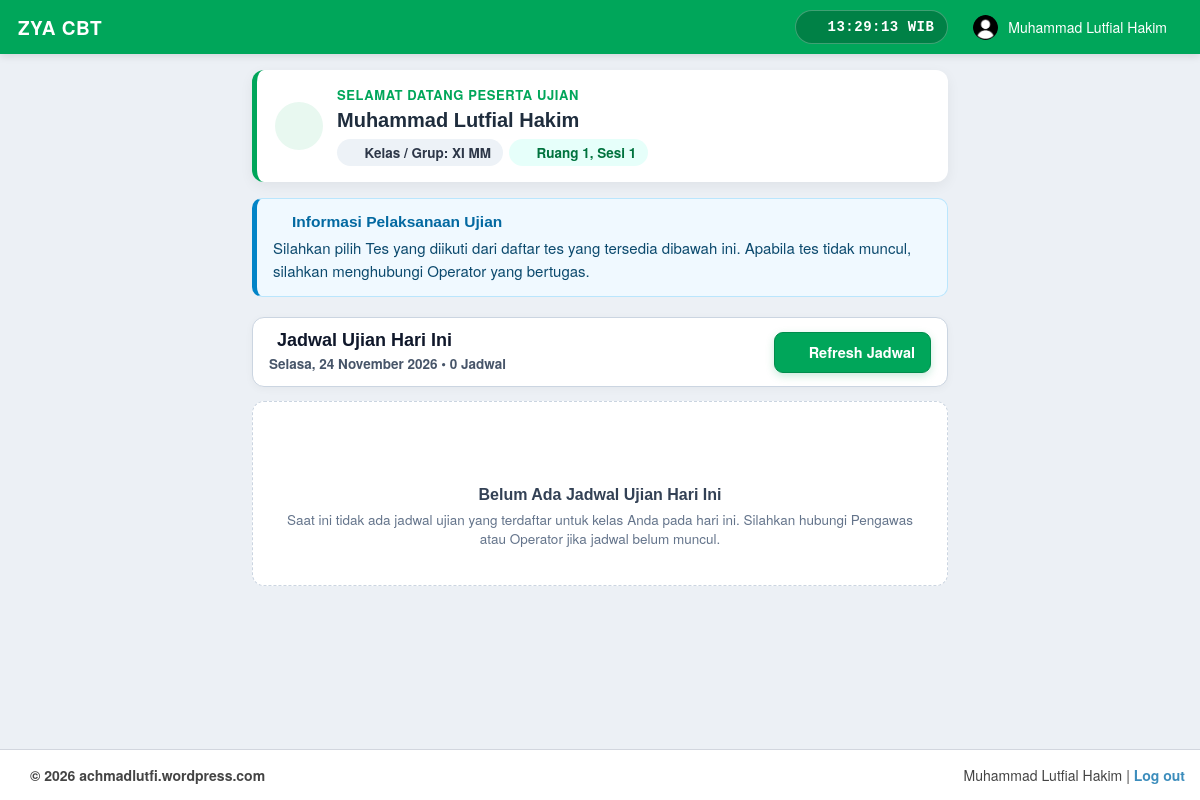
The page /index.php/tes_dashboard (signed in) on the database its author committed.
### tables this page shows
CREATE TABLE `cbt_user` (
  `user_id` bigint(20) UNSIGNED NOT NULL,
  `user_login` int(11) NOT NULL DEFAULT 0 COMMENT ' 	0=Tidak Login, 1=Login ',
  `user_login_date` date DEFAULT NULL,
  `user_grup_id` bigint(20) UNSIGNED NOT NULL,
  `user_name` varchar(255) NOT NULL,
  `user_password` varchar(255) NOT NULL,
  `user_email` varchar(255) DEFAULT NULL,
  `user_regdate` timestamp NOT NULL DEFAULT current_timestamp(),
  `user_ip` varchar(39) DEFAULT NULL,
  `user_firstname` varchar(255) DEFAULT NULL,
  `user_birthdate` date DEFAULT NULL,
  `user_birthplace` varchar(255) DEFAULT NULL,
  `user_level` smallint(3) UNSIGNED NOT NULL DEFAULT 1,
  `user_detail` varchar(25) DEFAULT NULL
);

### application/libraries/Template.php (called while the page is built, shortened)
<?php  if ( ! defined('BASEPATH')) exit('No direct script access allowed');
	class Template{
		protected $_ci;
		function __construct(){
			$this->_ci=&get_instance();
            $this->_ci->load->library('access');
            $this->_ci->load->model('users_model');
			$this->_ci->load->model('cbt_konfigurasi_model');
		}
		function display_tes($template, $title, $data=null){
			$query = $this->_ci->cbt_konfigurasi_model->get_by_kolom_limit('konfigurasi_kode', 'cbt_nama', 1);
			if($query->num_rows()>0){
				$data['site_name']=$query->row()->konfigurasi_isi;
			}else{
				$data['site_name']=$this->_ci->config->item('site_name');
			}
			$data['site_version']=$this->_ci->config->item('site_version');
			$data['content']=$this->_ci->load->view($template,$data,true);
			$data['title']=$title;
			$this->_ci->load->view('template/template_tes.php',$data);
		}
	}
?>

### application/controllers/Tes_dashboard.php (called while the page is built, shortened)
<?php if ( ! defined('BASEPATH')) exit('No direct script access allowed');
class Tes_dashboard extends Tes_Controller {
	private $kelompok = 'ujian';
	private $url = 'tes_dashboard';
    public function index(){
        $data['nama'] = $this->access_tes->get_nama();
        $data['group'] = $this->access_tes->get_group();
        $data['url'] = $this->url;
        $data['timestamp'] = strtotime(date('Y-m-d H:i:s'));
        $username = $this->access_tes->get_username();
        $data['username'] = $username;
        $data['user_detail'] = '';
		$query_user = $this->cbt_user_model->get_by_kolom_limit('user_name', $username, 1);
		if($query_user->num_rows()>0){
			$user_row = $query_user->row();
			$data['user_detail'] = $user_row->user_detail;
		}
		$daftar_tes = array();
		$data['daftar_tes'] = $daftar_tes;
		$query_info = $this->cbt_konfigurasi_model->get_by_kolom_limit('konfigurasi_kode', 'cbt_informasi', 1);
		if($query_info->num_rows()>0){
			$query_info = $query_info->row();
			$data['informasi'] = $query_info->konfigurasi_isi;
		}
        $this->template->display_tes($this->kelompok.'/tes_dashboard_view', 'Dashboard', $data);
    }
}

### index.php (called while the page is built, shortened)
<?php
require_once BASEPATH.'core/CodeIgniter.php';

### application/libraries/Access_tes.php (called while the page is built, shortened)
<?php  if ( ! defined('BASEPATH')) exit('No direct script access allowed');
class Access_tes{
	function __construct(){
		$this->CI =& get_instance();
	}
	function get_username(){
		return $this->CI->session->userdata('cbt_tes_user_id');
	}
}

### application/models/Cbt_user_model.php (called while the page is built, shortened)
<?php  if ( ! defined('BASEPATH')) exit('No direct script access allowed');
class Cbt_user_model extends CI_Model{
	public $table = 'cbt_user';
	function get_by_kolom_limit($kolom, $isi, $limit){
        $this->db->select('user_id,user_grup_id,user_name,user_password,user_email,user_firstname,user_detail,user_regdate')
                 ->where($kolom, $isi)
                 ->from($this->table)
				 ->limit($limit);
        return $this->db->get();
    }
}

### application/views/template/template_tes.php (the view, shortened to what this page needs)
<!DOCTYPE html>
<html>
  <head>
    <link href="<?php echo base_url(); ?>public/bootstrap/css/bootstrap.min.css" rel="stylesheet" type="text/css" />
    <link href="<?php echo base_url(); ?>public/plugins/font-awesome/css/font-awesome.min.css" rel="stylesheet" type="text/css" />
    <link href="<?php echo base_url(); ?>public/plugins/adminlte/css/AdminLTE.css" rel="stylesheet" type="text/css" />
    <link href="<?php echo base_url(); ?>public/plugins/adminlte/css/skins/_all-skins.min.css" rel="stylesheet" type="text/css" />
    <link href="<?php echo base_url(); ?>public/plugins/pnotify/pnotify.custom.min.css" rel="stylesheet" type="text/css" />
    <link href="<?php echo base_url(); ?>public/plugins/datatables/dataTables.bootstrap.css" rel="stylesheet" type="text/css" />
    <link href="<?php echo base_url(); ?>public/plugins/datatables/extensions/Responsive/css/dataTables.responsive.css" rel="stylesheet" type="text/css" />
  </head>
  <body class="skin-green layout-top-nav">
    <div class="wrapper">
      <header class="main-header">
        <nav class="navbar navbar-static-top">
          <div class="container cbt-topbar">
            <a href="<?php echo base_url(); ?>" class="cbt-brand">
              <b>ZYA CBT</b>
            </a>
            <div class="navbar-custom-menu cbt-right-nav">
                <div class="cbt-clock-badge" title="Waktu Server">
                  <i class="fa fa-clock-o"></i>
                  <span id="timestamp"><?php echo date('H:i:s', !empty($timestamp) ? $timestamp : time()); ?> WIB</span>
                </div>
                <ul class="nav navbar-nav" style="margin: 0;">
                  <li class="dropdown user user-menu">
                    <a href="#" class="dropdown-toggle" data-toggle="dropdown">
                      <img src="<?php echo base_url(); ?>public/images/avatar.png" class="user-image" alt="User Image" />
                      <span class="hidden-xs"><?php if(!empty($nama)){ echo htmlspecialchars((string)$nama, ENT_QUOTES, 'UTF-8'); }else{ echo 'User Tes'; } ?></span>
                    </a>
                  </li>
                </ul>
              </div>
          </div>
        </nav>
      </header>
      <div class="content-wrapper">
            <?php
            if(!empty($content)){
                echo $content;
            }
            ?>
      </div>
      <footer class="main-footer no-print">
        <div class="pull-right hidden-xs">
          <?php if(!empty($nama)){ echo htmlspecialchars((string)$nama, ENT_QUOTES, 'UTF-8'); } ?> | <strong> <a href="<?php echo site_url(); ?>/welcome/logout" >Log out</a></strong>
        </div>
        <div class="container">
          <strong>&copy; 2026 achmadlutfi.wordpress.com</strong>
        </div>
      </footer>
    </div>
  </body>
</html>

### application/views/ujian/tes_dashboard_view.php (shortened to what this page needs)
<div class="container">
	<div class="cbt-dash-wrap">
		<div class="cbt-profile-card">
			<div class="cbt-profile-main">
				<div class="cbt-profile-avatar">
					<i class="fa fa-graduation-cap"></i>
				</div>
				<div>
					<p class="cbt-profile-greeting">Selamat Datang Peserta Ujian</p>
					<h1 class="cbt-profile-name"><?php if(!empty($nama)){ echo htmlspecialchars($nama, ENT_QUOTES, 'UTF-8'); } ?></h1>
					<div class="cbt-profile-badges">
						<?php if(!empty($group)){ ?>
						<span class="cbt-badge cbt-badge-class">
							<i class="fa fa-users"></i> Kelas / Grup: <?php echo htmlspecialchars($group, ENT_QUOTES, 'UTF-8'); ?>
						</span>
						<?php } ?>
						<?php if(!empty($user_detail)){ ?>
						<span class="cbt-badge cbt-badge-room">
							<i class="fa fa-map-marker"></i> <?php echo htmlspecialchars($user_detail, ENT_QUOTES, 'UTF-8'); ?>
						</span>
						<?php } ?>
					</div>
				</div>
			</div>
		</div>
		<div class="cbt-info-card">
			<h4 class="cbt-info-title"><i class="fa fa-info-circle"></i> Informasi Pelaksanaan Ujian</h4>
			<div class="cbt-info-body">
				<?php
				if(!empty($informasi)){
					echo $informasi;
				}else{
					echo '<p>Silahkan pilih Tes yang diikuti dari daftar tes yang tersedia dibawah ini. Apabila tes tidak muncul, silahkan menghubungi Operator yang bertugas.</p>';
				}
				?>
			</div>
		</div>
		<?php
			$hari_indo = array('Sunday'=>'Minggu','Monday'=>'Senin','Tuesday'=>'Selasa','Wednesday'=>'Rabu','Thursday'=>'Kamis','Friday'=>'Jumat','Saturday'=>'Sabtu');
			$bulan_indo = array(1=>'Januari',2=>'Februari',3=>'Maret',4=>'April',5=>'Mei',6=>'Juni',7=>'Juli',8=>'Agustus',9=>'September',10=>'Oktober',11=>'November',12=>'Desember');
			$nama_hari = isset($hari_indo[date('l')]) ? $hari_indo[date('l')] : date('l');
			$nama_bulan = isset($bulan_indo[(int)date('n')]) ? $bulan_indo[(int)date('n')] : date('F');
			$tanggal_hari_ini = $nama_hari . ', ' . date('d') . ' ' . $nama_bulan . ' ' . date('Y');
		?>
		<div class="cbt-section-header">
			<div>
				<h2 class="cbt-section-title">
					<i class="fa fa-calendar-check-o" style="color: #00a65a;"></i> Jadwal Ujian Hari Ini
				</h2>
				<p class="cbt-section-date">
					<?php echo $tanggal_hari_ini; ?> &bull; <b><?php echo !empty($daftar_tes) ? count($daftar_tes) : 0; ?> Jadwal</b>
				</p>
			</div>
			<button type="button" onclick="window.location.reload();" class="cbt-btn-refresh">
				<i class="fa fa-refresh"></i> Refresh Jadwal
			</button>
		</div>
		<?php if(!empty($daftar_tes)){ ?>
			<?php foreach($daftar_tes as $tes){
				$cat_class = 'is-pg';
				$badge_class = 'cbt-type-pg';
				if(isset($tes->exam_category) && $tes->exam_category === 'essay'){
					$cat_class = 'is-essay';
					$badge_class = 'cbt-type-essay';
				}elseif(isset($tes->exam_category) && $tes->exam_category === 'mixed'){
					$cat_class = 'is-mixed';
					$badge_class = 'cbt-type-mixed';
				}
				$cat_label = !empty($tes->category_label) ? $tes->category_label : 'PILIHAN GANDA';
				$cat_icon = !empty($tes->category_icon) ? $tes->category_icon : 'fa-list-ul';
				$jml_soal = isset($tes->total_soal) ? (int)$tes->total_soal : 0;
			?>
				<div class="cbt-test-card <?php echo $cat_class; ?> <?php echo ($tes->status_type === 'upcoming') ? 'is-upcoming' : ''; ?>">
					<div class="cbt-test-card-badges">
						<span class="cbt-type-badge <?php echo $badge_class; ?>">
							<i class="fa <?php echo $cat_icon; ?>"></i>
							<?php echo htmlspecialchars($cat_label, ENT_QUOTES, 'UTF-8'); ?>
							<?php if($jml_soal > 0){ echo ' &bull; ' . $jml_soal . ' SOAL'; } ?>
						</span>
						<?php if($tes->status_type === 'ready'){ ?>
							<span class="cbt-status-pill cbt-status-ready">
								<i class="fa fa-circle" style="font-size: 8px;"></i> Siap Dikerjakan
							</span>
						<?php }elseif($tes->status_type === 'ongoing'){ ?>
							<span class="cbt-status-pill cbt-status-ongoing">
								<i class="fa fa-clock-o"></i> Sedang Berlangsung
							</span>
						<?php }elseif($tes->status_type === 'upcoming'){ ?>
							<span class="cbt-status-pill cbt-status-upcoming">
								<i class="fa fa-lock"></i> Menunggu Jam Buka
							</span>
						<?php }elseif($tes->status_type === 'expired'){ ?>
							<span class="cbt-status-pill cbt-status-expired">
								<i class="fa fa-times-circle"></i> Sesi Berakhir
							</span>
						<?php }else{ ?>
							<span class="cbt-status-pill cbt-status-done">
								<i class="fa fa-check-circle"></i> Selesai Dikerjakan
							</span>
						<?php } ?>
					</div>
					<div class="cbt-test-card-top">
						<h3 class="cbt-test-title"><?php echo htmlspecialchars($tes->tes_nama, ENT_QUOTES, 'UTF-8'); ?></h3>
						<?php if(!empty($tes->tes_detail) && $tes->tes_detail !== $tes->tes_nama){ ?>
							<p class="cbt-test-sub"><?php echo htmlspecialchars($tes->tes_detail, ENT_QUOTES, 'UTF-8'); ?></p>
						<?php } ?>
					</div>
					<div class="cbt-test-meta">
						<div class="cbt-meta-item">
							<span class="cbt-meta-label"><i class="fa fa-clock-o"></i> Jam Sesi Ujian</span>
							<span class="cbt-meta-value" style="color: #0369a1;">
								<?php echo date('H:i', strtotime($tes->tes_begin_time)); ?> &ndash; <?php echo date('H:i', strtotime($tes->tes_end_time)); ?> WIB
							</span>
						</div>
						<div class="cbt-meta-item">
							<span class="cbt-meta-label"><i class="fa fa-hourglass-half"></i> Waktu Pengerjaan</span>
							<span class="cbt-meta-value" style="color: #00733e;">
								<?php echo (int)$tes->tes_duration_time; ?> Menit
							</span>
						</div>
						<?php if($tes->nilai !== '' && $tes->nilai !== null){ ?>
						<div class="cbt-score-banner">
							<span><i class="fa fa-trophy" style="color: #d97706;"></i> Nilai Hasil Ujian</span>
							<span style="color: #00733e; font-size: 18px;"><?php echo htmlspecialchars($tes->nilai, ENT_QUOTES, 'UTF-8'); ?></span>
						</div>
						<?php } ?>
					</div>
					<?php if(!empty($tes->action_url)){ ?>
						<?php if($tes->status_type === 'ready'){ ?>
							<?php if(isset($tes->exam_category) && $tes->exam_category === 'essay'){ ?>
								<a href="<?php echo $tes->action_url; ?>" class="btn btn-primary btn-flat cbt-btn-action cbt-btn-action-essay">
									<i class="fa fa-pencil-square-o" style="font-size: 19px;"></i> <?php echo htmlspecialchars($tes->action_text, ENT_QUOTES, 'UTF-8'); ?>
								</a>
							<?php }else{ ?>
								<a href="<?php echo $tes->action_url; ?>" class="btn btn-success btn-flat cbt-btn-action">
									<i class="fa fa-play-circle" style="font-size: 19px;"></i> <?php echo htmlspecialchars($tes->action_text, ENT_QUOTES, 'UTF-8'); ?>
								</a>
							<?php } ?>
						<?php }elseif($tes->status_type === 'ongoing'){ ?>
							<a href="<?php echo $tes->action_url; ?>" class="btn btn-warning btn-flat cbt-btn-action cbt-btn-action-ongoing">
								<i class="fa fa-refresh" style="font-size: 18px;"></i> <?php echo htmlspecialchars($tes->action_text, ENT_QUOTES, 'UTF-8'); ?>
							</a>
						<?php }else{ ?>
							<a href="<?php echo $tes->action_url; ?>" class="btn btn-default btn-flat cbt-btn-action" style="box-shadow: none; border: 1.5px solid #cbd5e1;">
								<i class="fa fa-eye"></i> <?php echo htmlspecialchars($tes->action_text, ENT_QUOTES, 'UTF-8'); ?>
							</a>
						<?php } ?>
					<?php }else{ ?>
						<?php if($tes->status_type === 'upcoming'){ ?>
							<div class="cbt-btn-locked cbt-btn-locked-upcoming">
								<i class="fa fa-lock" style="font-size: 18px;"></i>
								<span><?php echo htmlspecialchars($tes->action_text, ENT_QUOTES, 'UTF-8'); ?></span>
							</div>
						<?php }elseif($tes->status_type === 'expired'){ ?>
							<div class="cbt-btn-locked cbt-btn-locked-expired">
								<i class="fa fa-ban" style="font-size: 18px;"></i>
								<span><?php echo htmlspecialchars($tes->action_text, ENT_QUOTES, 'UTF-8'); ?></span>
							</div>
						<?php }else{ ?>
							<div class="cbt-btn-locked cbt-btn-locked-done">
								<i class="fa fa-check-circle" style="font-size: 18px;"></i>
								<span><?php echo !empty($tes->action_text) ? htmlspecialchars($tes->action_text, ENT_QUOTES, 'UTF-8') : 'UJIAN TELAH SELESAI DIKERJAKAN'; ?></span>
							</div>
						<?php } ?>
					<?php } ?>
				</div>
			<?php } ?>
		<?php }else{ ?>
			<div class="cbt-empty-state">
				<i class="fa fa-calendar-o"></i>
				<h4>Belum Ada Jadwal Ujian Hari Ini</h4>
				<p style="margin: 0; font-size: 13.5px;">Saat ini tidak ada jadwal ujian yang terdaftar untuk kelas Anda pada hari ini. Silahkan hubungi Pengawas atau Operator jika jadwal belum muncul.</p>
			</div>
		<?php } ?>
	</div>
</div>

### rows shown on the page
cbt_user: user_firstname "Muhammad Lutfial Hakim", user_detail "Ruang 1, Sesi 1"

### other values the page prints
$group "XI MM"
$informasi "Silahkan pilih Tes yang diikuti dari daftar tes yang tersedia dibawah ini. Apabila tes tidak muncul, silahkan menghubungi Operator yang bertugas."
$tanggal_hari_ini "Selasa, 24 November 2026"
